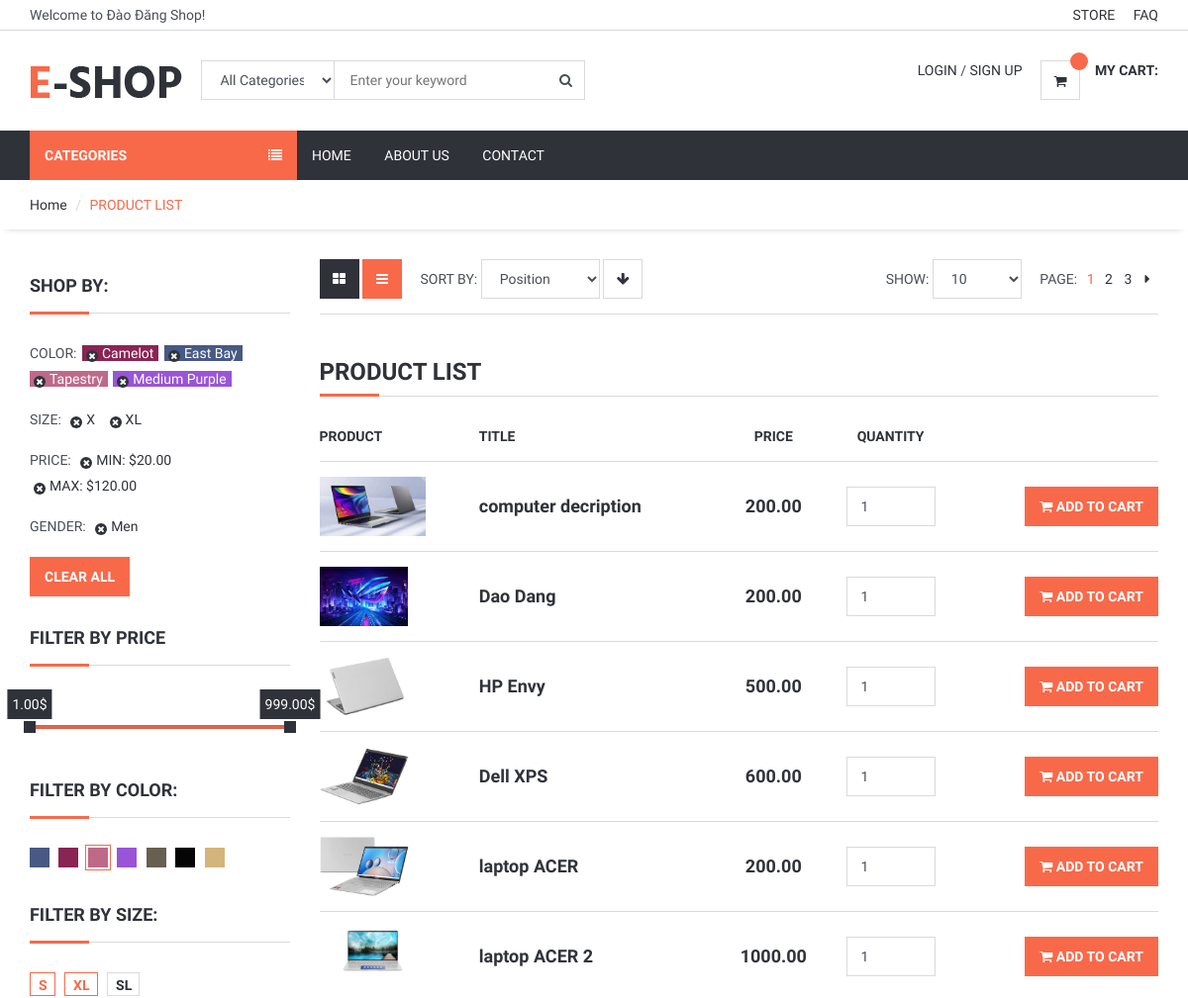
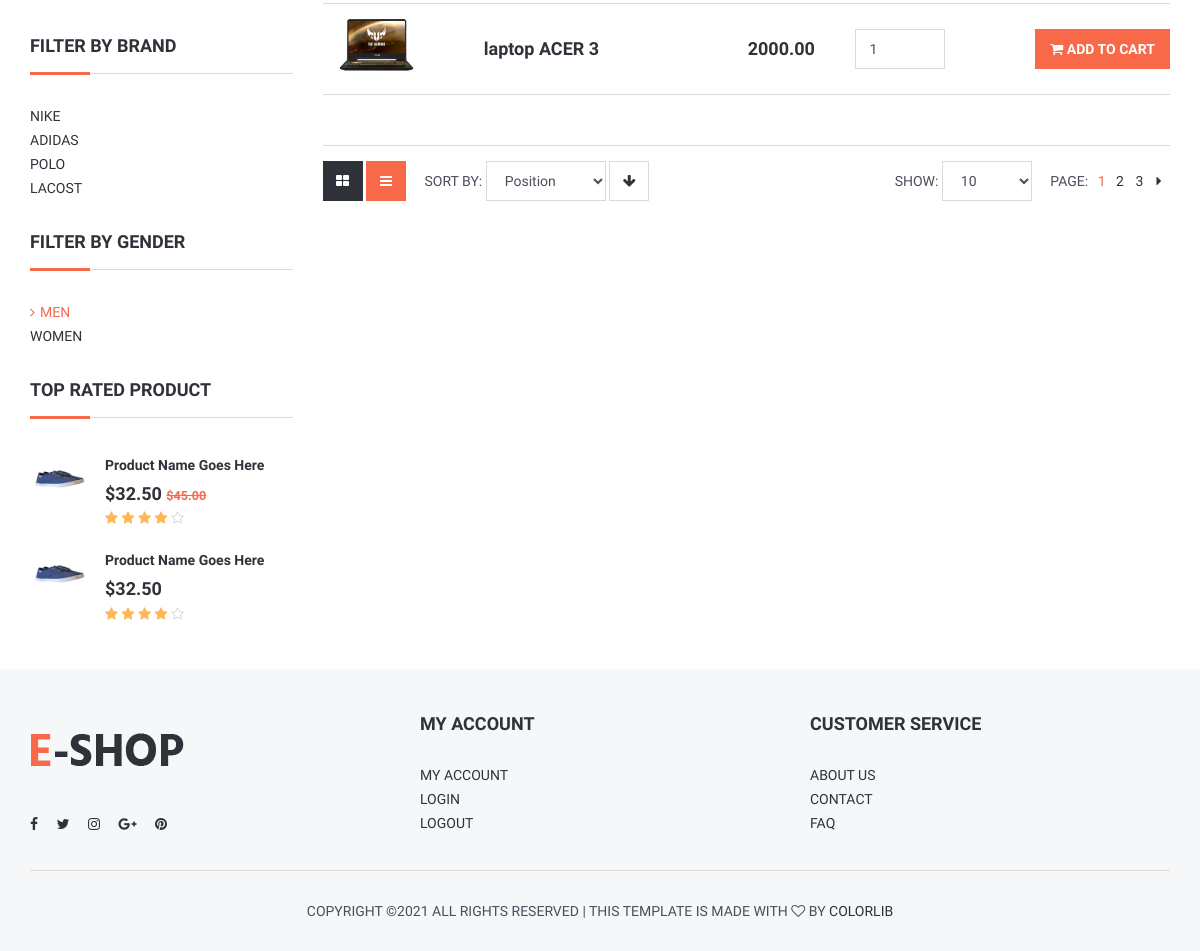
The app's page /category/10/laptop with its own data (2 pictures, top to bottom).
### product/models.py (models this page shows, shortened)
class Product(models.Model):
    STATUS = (
        ('True', 'True'),
        ('False', 'False'),
    )
    VARIANTS = (
        ('None', 'None'),
        ('Size', 'Size'),
        ('Color', 'Color'),
        ('Size-Color', 'Size-Color'),
    )
    category = models.ForeignKey(Category, on_delete=models.CASCADE)  # many to one relation with Category
    title = models.CharField(max_length=150)
    keywords = models.CharField(max_length=255)
    description = models.TextField(max_length=255)
    image = models.ImageField(upload_to='images/', null=False)
    price = models.DecimalField(max_digits=12, decimal_places=2, default=0)
    amount = models.IntegerField(default=0)
    minamount = models.IntegerField(default=3)
    detail = RichTextUploadingField()
    slug = models.SlugField(null=False, unique=True)
    variant=models.CharField(max_length=10,choices=VARIANTS, default='None')
    status = models.CharField(max_length=10, choices=STATUS)
    create_at = models.DateTimeField(auto_now_add=True)
    update_at = models.DateTimeField(auto_now=True)
    def image_tag(self):
        return mark_safe('<img src="{}" height="50"/>'.format(self.image.url))
    image_tag.short_description = 'image'

### home/views.py (the view)
# urls.py: path('category/<int:id>/<slug:slug>', views.category_products, name='category_products'),
def category_products(request,id,slug):
    category = Category.objects.all()
    products = Product.objects.filter(category_id=id)
    context = {'products': products,
               'category': category, }
    return render(request, 'category_products.html', context)

### home/templates/category_products.html (shortened to what this page needs)
{% extends 'homebase.html' %}
{% block sidebar %} {% include 'sidebar.html' %} {% endblock %}
{% block body %}
	<div id="breadcrumb">
		<div class="container">
			<ul class="breadcrumb">
				<li><a href="/">Home</a></li>
				<li class="active">PRODUCT LIST</li>
			</ul>
		</div>
	</div>
	<div class="section">
		<div class="container">
			<div class="row">
				<div id="aside" class="col-md-3">
					<div class="aside">
						<h3 class="aside-title">Shop by:</h3>
						<ul class="filter-list">
							<li><span class="text-uppercase">color:</span></li>
							<li><a href="#" style="color:#FFF; background-color:#8A2454;">Camelot</a></li>
							<li><a href="#" style="color:#FFF; background-color:#475984;">East Bay</a></li>
							<li><a href="#" style="color:#FFF; background-color:#BF6989;">Tapestry</a></li>
							<li><a href="#" style="color:#FFF; background-color:#9A54D8;">Medium Purple</a></li>
						</ul>
						<ul class="filter-list">
							<li><span class="text-uppercase">Size:</span></li>
							<li><a href="#">X</a></li>
							<li><a href="#">XL</a></li>
						</ul>
						<ul class="filter-list">
							<li><span class="text-uppercase">Price:</span></li>
							<li><a href="#">MIN: $20.00</a></li>
							<li><a href="#">MAX: $120.00</a></li>
						</ul>
						<ul class="filter-list">
							<li><span class="text-uppercase">Gender:</span></li>
							<li><a href="#">Men</a></li>
						</ul>
						<button class="primary-btn">Clear All</button>
					</div>
					<div class="aside">
						<h3 class="aside-title">Filter by Price</h3>
						<div id="price-slider"></div>
					</div>
					<div class="aside">
						<h3 class="aside-title">Filter By Color:</h3>
						<ul class="color-option">
							<li><a href="#" style="background-color:#475984;"></a></li>
							<li><a href="#" style="background-color:#8A2454;"></a></li>
							<li class="active"><a href="#" style="background-color:#BF6989;"></a></li>
							<li><a href="#" style="background-color:#9A54D8;"></a></li>
							<li><a href="#" style="background-color:#675F52;"></a></li>
							<li><a href="#" style="background-color:#050505;"></a></li>
							<li><a href="#" style="background-color:#D5B47B;"></a></li>
						</ul>
					</div>
					<div class="aside">
						<h3 class="aside-title">Filter By Size:</h3>
						<ul class="size-option">
							<li class="active"><a href="#">S</a></li>
							<li class="active"><a href="#">XL</a></li>
							<li><a href="#">SL</a></li>
						</ul>
					</div>
					<div class="aside">
						<h3 class="aside-title">Filter by Brand</h3>
						<ul class="list-links">
							<li><a href="#">Nike</a></li>
							<li><a href="#">Adidas</a></li>
							<li><a href="#">Polo</a></li>
							<li><a href="#">Lacost</a></li>
						</ul>
					</div>
					<div class="aside">
						<h3 class="aside-title">Filter by Gender</h3>
						<ul class="list-links">
							<li class="active"><a href="#">Men</a></li>
							<li><a href="#">Women</a></li>
						</ul>
					</div>
					<div class="aside">
						<h3 class="aside-title">Top Rated Product</h3>
						<div class="product product-widget">
							<div class="product-thumb">
								<img src="./img/thumb-product01.jpg" alt="">
							</div>
							<div class="product-body">
								<h2 class="product-name"><a href="#">Product Name Goes Here</a></h2>
								<h3 class="product-price">$32.50 <del class="product-old-price">$45.00</del></h3>
								<div class="product-rating">
									<i class="fa fa-star"></i>
									<i class="fa fa-star"></i>
									<i class="fa fa-star"></i>
									<i class="fa fa-star"></i>
									<i class="fa fa-star-o empty"></i>
								</div>
							</div>
						</div>
						<div class="product product-widget">
							<div class="product-thumb">
								<img src="./img/thumb-product01.jpg" alt="">
							</div>
							<div class="product-body">
								<h2 class="product-name"><a href="#">Product Name Goes Here</a></h2>
								<h3 class="product-price">$32.50</h3>
								<div class="product-rating">
									<i class="fa fa-star"></i>
									<i class="fa fa-star"></i>
									<i class="fa fa-star"></i>
									<i class="fa fa-star"></i>
									<i class="fa fa-star-o empty"></i>
								</div>
							</div>
						</div>
					</div>
				</div>
				<div id="main" class="col-md-9">
					<div class="store-filter clearfix">
						<div class="pull-left">
							<div class="row-filter">
								<a href="#"><i class="fa fa-th-large"></i></a>
								<a href="#" class="active"><i class="fa fa-bars"></i></a>
							</div>
							<div class="sort-filter">
								<span class="text-uppercase">Sort By:</span>
								<select class="input">
										<option value="0">Position</option>
									</select>
								<a href="#" class="main-btn icon-btn"><i class="fa fa-arrow-down"></i></a>
							</div>
						</div>
						<div class="pull-right">
							<div class="page-filter">
								<span class="text-uppercase">Show:</span>
								<select class="input">
										<option value="0">10</option>
									</select>
							</div>
							<ul class="store-pages">
								<li><span class="text-uppercase">Page:</span></li>
								<li class="active">1</li>
								<li><a href="#">2</a></li>
								<li><a href="#">3</a></li>
								<li><a href="#"><i class="fa fa-caret-right"></i></a></li>
							</ul>
						</div>
					</div>
					<div id="store">
						<div class="row">
							<div class="col-md-12">
							<div class="order-summary clearfix">
							<div class="section-title">
								<h3 class="title">PRODUCT LIST</h3>
							</div>
							<table class="shopping-cart-table table">
								<thead>
									<tr>
										<th>Product</th>
										<th>Title</th>
										<th class="text-center">Price</th>
										<th class="text-center">Quantity</th>
										<th class="text-right"></th>
									</tr>
								</thead>
								<tbody>
									{% for rs in products%}
										<tr>
											<td class="thumb"><a href="/product/{{rs.id}}/{{rs.slug}}">
												<img src="{{ rs.image.url }}" alt="" style="height:60px">
											</a></td>
											<td class="details"> <a href="/product/{{rs.id}}/{{rs.slug}}">{{rs.title}}</a> </td>
											<td class="price text-center"><strong>{{rs.price}}</strong><br></td>
											<td class="qty text-center"><input class="input" type="number" value="1"></td>
											<td class="text-right"><a href="/order/addtoshopcart/{{rs.id}}" class="primary-btn add-to-cart"><i class="fa fa-shopping-cart"></i> Add to Cart</a></td>
										</tr>
									{% endfor %}
								</tbody>
							</table>
						</div>
					</div>
						</div>
					</div>
					<div class="store-filter clearfix">
						<div class="pull-left">
							<div class="row-filter">
								<a href="#"><i class="fa fa-th-large"></i></a>
								<a href="#" class="active"><i class="fa fa-bars"></i></a>
							</div>
							<div class="sort-filter">
								<span class="text-uppercase">Sort By:</span>
								<select class="input">
										<option value="0">Position</option>
									</select>
								<a href="#" class="main-btn icon-btn"><i class="fa fa-arrow-down"></i></a>
							</div>
						</div>
						<div class="pull-right">
							<div class="page-filter">
								<span class="text-uppercase">Show:</span>
								<select class="input">
										<option value="0">10</option>
									</select>
							</div>
							<ul class="store-pages">
								<li><span class="text-uppercase">Page:</span></li>
								<li class="active">1</li>
								<li><a href="#">2</a></li>
								<li><a href="#">3</a></li>
								<li><a href="#"><i class="fa fa-caret-right"></i></a></li>
							</ul>
						</div>
					</div>
				</div>
			</div>
		</div>
	</div>
{% endblock %}

### records on screen
Product: image (picture), title "computer decription", price "200.00"
Product: image (picture), title "Dao Dang", price "200.00"
Product: image (picture), title "HP Envy", price "500.00"
Product: image (picture), title "Dell XPS", price "600.00"
Product: image (picture), title "laptop ACER", price "200.00"
Product: image (picture), title "laptop ACER 2", price "1000.00"
Product: image (picture), title "laptop ACER 3", price "2000.00"
